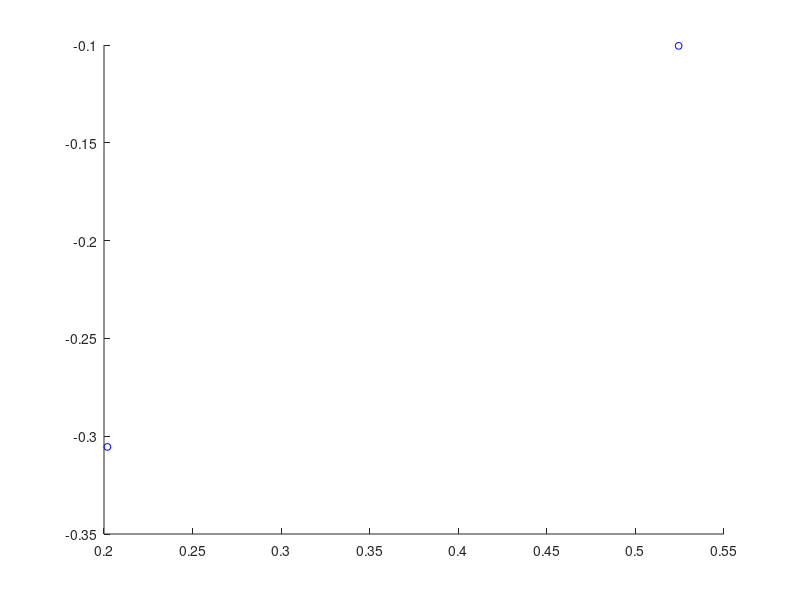
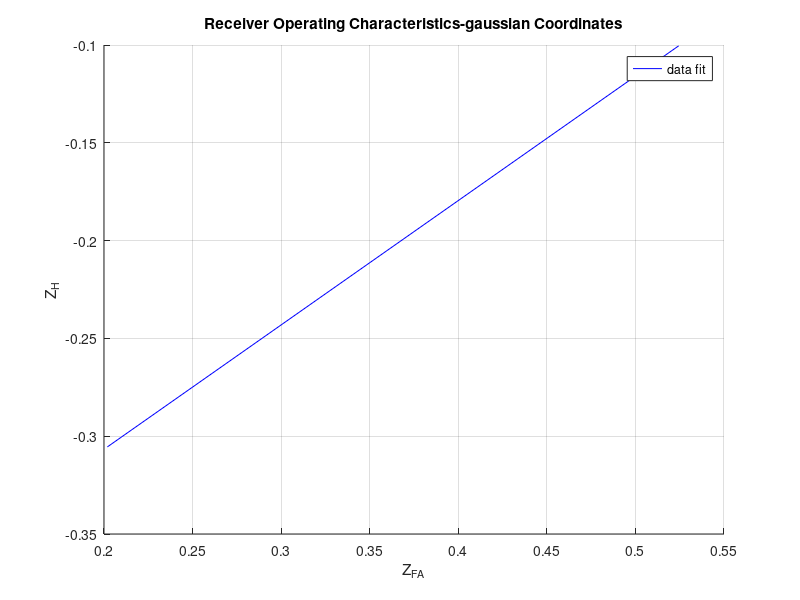
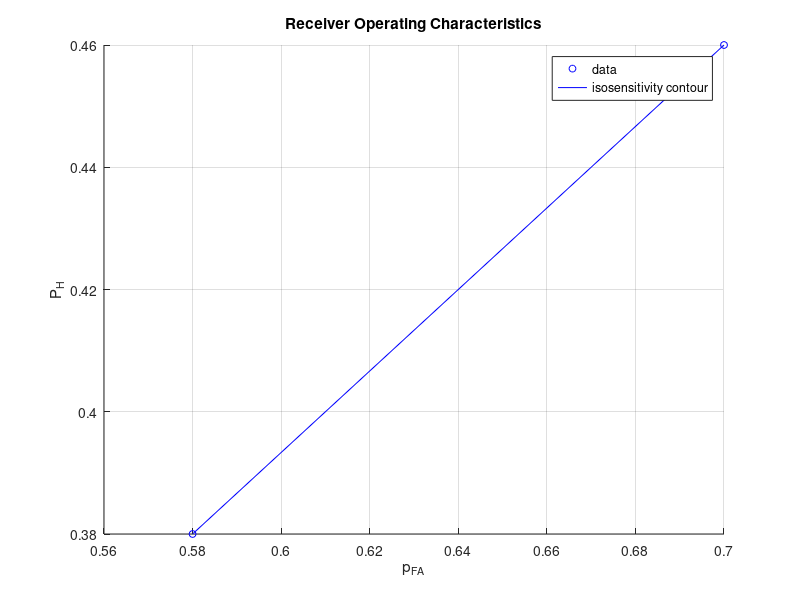

Source code (MATLAB) for these figures, in order:
%% P2 - SDT - N and SN with unequal variance
clear
clc
format short;  
dash = ('----------------------------------');
%%
tot_obs = 50; 
n = 3; % NUMBER CLASSES

N = [15,6,29]; %Noise [yes, no, maybe]
N_yes = 29; %FA
N_no = 15;
N_maybe = 6;
%------------------------------
S = [27,4,19]; %Signal(+noise)
S_yes = 19; %H
S_no = 27;
S_maybe = 4;

%% cumulatives

Cum_N = cumsum(N)
Cum_S = cumsum(S)

%% probabilities


P_FA = [(6+29)/50, (29)/50]
P_H = [(4+19)/50,(19)/50]


%% standardize
Z_FA = norminv(P_FA)
Z_H = norminv(P_H)

d_prime= Z_H-Z_FA;

%% plot in Gaussian coordinates the ROC
% receiver operating caratheristic ROC curve  z_P(hit) over z_P(False alarm)
% z_H = (1/sigma_signal)* z_FA + (mu_signal/sigma_signal)

figure(1)
hold on
x = Z_FA
y = Z_H
scatter(x,y,25,'b','o') 

figure(2)
hold on
x = Z_FA;
y = Z_H;
P = polyfit(x,y,1);
yfit = P(1)*x+P(2);;%<-- linear fit
slope = P(1);
% if slope of ROC curve is <1 the standard deviation of Signal-noise distribution is
% greater then the standad deviation of the Noise
hold on;
plot(x,yfit,'b-'); 
xlabel('Z_F_A')
ylabel('Z_H')
legend( 'data fit','model')
title ('Receiver Operating Characteristics-gaussian Coordinates')
grid on

figure(3) %ROC in P_H and P_FA
hold on
x = P_FA;
y = P_H;
scatter(x,y,25,'b','o') 
hold on;
plot(x,y,'b-');  
xlabel('p_F_A')
ylabel('P_H')
legend('data', 'isosensitivity contour')
title ('Receiver Operating Characteristics')
grid on

%%retrieve mu and sigma
% z_H = (1/sigma_signal)* z_FA + (mu_signal/sigma_signal)
% yfit = P(1)*x+P(2);
% P(1)=(1/sigma_signal)
% P(2)=(mu_signal/sigma_signal)
%mu = mean(N);
%sigma = std(N);

sigma_SN_approx= 1/P(1)
mu_SN_approx = P(2)*sigma_SN_approx
